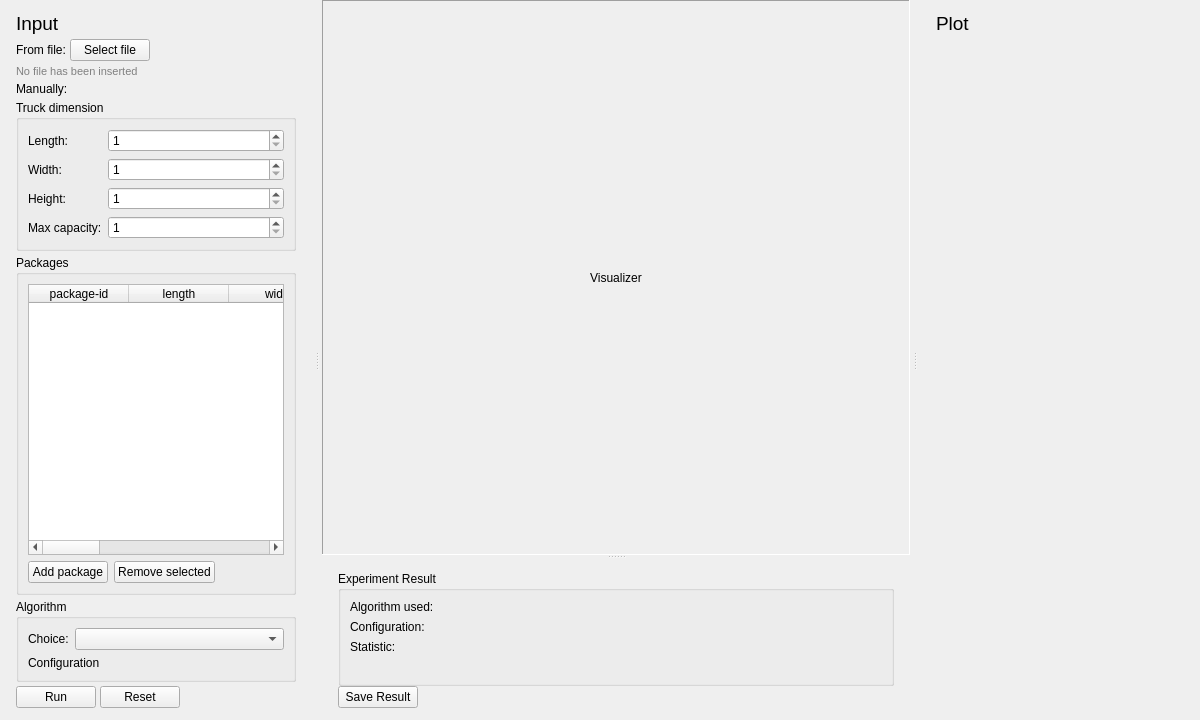
<?xml version="1.0" encoding="UTF-8"?>
<ui version="4.0">
 <class>MainWindow</class>
 <widget class="QMainWindow" name="MainWindow">
  <property name="geometry">
   <rect>
    <x>0</x>
    <y>0</y>
    <width>1200</width>
    <height>720</height>
   </rect>
  </property>
  <property name="windowTitle">
   <string>Truck Packing</string>
  </property>
  <widget class="QWidget" name="centralWidget">
   <layout class="QHBoxLayout" name="centralLayout">
    <property name="leftMargin">
     <number>0</number>
    </property>
    <property name="topMargin">
     <number>0</number>
    </property>
    <property name="rightMargin">
     <number>0</number>
    </property>
    <property name="bottomMargin">
     <number>0</number>
    </property>
    <item>
     <widget class="QSplitter" name="mainSplitter">
      <property name="sizePolicy">
       <sizepolicy hsizetype="Preferred" vsizetype="Preferred">
        <horstretch>0</horstretch>
        <verstretch>0</verstretch>
       </sizepolicy>
      </property>
      <property name="frameShape">
       <enum>QFrame::NoFrame</enum>
      </property>
      <property name="frameShadow">
       <enum>QFrame::Raised</enum>
      </property>
      <property name="orientation">
       <enum>Qt::Horizontal</enum>
      </property>
      <property name="handleWidth">
       <number>10</number>
      </property>
      <property name="childrenCollapsible">
       <bool>false</bool>
      </property>
      <widget class="QWidget" name="inputPanel">
       <property name="sizePolicy">
        <sizepolicy hsizetype="Preferred" vsizetype="Preferred">
         <horstretch>0</horstretch>
         <verstretch>0</verstretch>
        </sizepolicy>
       </property>
       <property name="minimumSize">
        <size>
         <width>280</width>
         <height>0</height>
        </size>
       </property>
       <layout class="QVBoxLayout" name="inputLayout">
        <property name="spacing">
         <number>4</number>
        </property>
        <property name="leftMargin">
         <number>16</number>
        </property>
        <property name="topMargin">
         <number>12</number>
        </property>
        <property name="rightMargin">
         <number>16</number>
        </property>
        <property name="bottomMargin">
         <number>12</number>
        </property>
        <item>
         <widget class="QLabel" name="lblInput">
          <property name="font">
           <font>
            <pointsize>14</pointsize>
           </font>
          </property>
          <property name="text">
           <string>Input</string>
          </property>
          <property name="textFormat">
           <enum>Qt::AutoText</enum>
          </property>
          <property name="alignment">
           <set>Qt::AlignLeading|Qt::AlignLeft|Qt::AlignTop</set>
          </property>
         </widget>
        </item>
        <item>
         <layout class="QHBoxLayout" name="fileLayout">
          <item>
           <widget class="QLabel" name="lblFromFile">
            <property name="text">
             <string>From file:</string>
            </property>
           </widget>
          </item>
          <item>
           <widget class="QPushButton" name="btnSelectFile">
            <property name="text">
             <string>Select file</string>
            </property>
           </widget>
          </item>
          <item>
           <spacer name="fileSpacer">
            <property name="orientation">
             <enum>Qt::Horizontal</enum>
            </property>
            <property name="sizeHint" stdset="0">
             <size>
              <width>40</width>
              <height>20</height>
             </size>
            </property>
           </spacer>
          </item>
         </layout>
        </item>
        <item>
         <widget class="QLabel" name="lblFileInserted">
          <property name="styleSheet">
           <string notr="true">color: gray; font-size: 8pt;</string>
          </property>
          <property name="text">
           <string>No file has been inserted</string>
          </property>
         </widget>
        </item>
        <item>
         <widget class="QLabel" name="lblManually">
          <property name="text">
           <string>Manually:</string>
          </property>
         </widget>
        </item>
        <item>
         <widget class="QGroupBox" name="groupTruck">
          <property name="title">
           <string>Truck dimension</string>
          </property>
          <layout class="QFormLayout" name="truckLayout">
           <item row="0" column="0">
            <widget class="QLabel" name="lblLength">
             <property name="text">
              <string>Length:</string>
             </property>
            </widget>
           </item>
           <item row="0" column="1">
            <widget class="QSpinBox" name="editTruckLength">
             <property name="minimum">
              <number>1</number>
             </property>
             <property name="maximum">
              <number>100000</number>
             </property>
            </widget>
           </item>
           <item row="1" column="0">
            <widget class="QLabel" name="lblWidth">
             <property name="text">
              <string>Width:</string>
             </property>
            </widget>
           </item>
           <item row="1" column="1">
            <widget class="QSpinBox" name="editTruckWidth">
             <property name="minimum">
              <number>1</number>
             </property>
             <property name="maximum">
              <number>100000</number>
             </property>
            </widget>
           </item>
           <item row="2" column="0">
            <widget class="QLabel" name="lblHeight">
             <property name="text">
              <string>Height:</string>
             </property>
            </widget>
           </item>
           <item row="2" column="1">
            <widget class="QSpinBox" name="editTruckHeight">
             <property name="minimum">
              <number>1</number>
             </property>
             <property name="maximum">
              <number>100000</number>
             </property>
            </widget>
           </item>
           <item row="3" column="0">
            <widget class="QLabel" name="lblMaxCapacity">
             <property name="text">
              <string>Max capacity:</string>
             </property>
            </widget>
           </item>
           <item row="3" column="1">
            <widget class="QSpinBox" name="editTruckMaxCapacity">
             <property name="minimum">
              <number>1</number>
             </property>
             <property name="maximum">
              <number>10000000</number>
             </property>
            </widget>
           </item>
          </layout>
         </widget>
        </item>
        <item>
         <widget class="QGroupBox" name="groupPackages">
          <property name="title">
           <string>Packages</string>
          </property>
          <layout class="QVBoxLayout" name="packagesLayout">
           <item>
            <widget class="QTableWidget" name="tablePackages">
             <property name="sizePolicy">
              <sizepolicy hsizetype="Expanding" vsizetype="Expanding">
               <horstretch>0</horstretch>
               <verstretch>1</verstretch>
              </sizepolicy>
             </property>
             <property name="minimumSize">
              <size>
               <width>0</width>
               <height>120</height>
              </size>
             </property>
             <property name="selectionBehavior">
              <enum>QAbstractItemView::SelectRows</enum>
             </property>
             <attribute name="horizontalHeaderStretchLastSection">
              <bool>true</bool>
             </attribute>
             <column>
              <property name="text">
               <string>package-id</string>
              </property>
             </column>
             <column>
              <property name="text">
               <string>length</string>
              </property>
             </column>
             <column>
              <property name="text">
               <string>width</string>
              </property>
             </column>
             <column>
              <property name="text">
               <string>height</string>
              </property>
             </column>
             <column>
              <property name="text">
               <string>weight</string>
              </property>
             </column>
             <column>
              <property name="text">
               <string>value</string>
              </property>
             </column>
             <column>
              <property name="text">
               <string>fragile</string>
              </property>
             </column>
             <column>
              <property name="text">
               <string>ETA</string>
              </property>
             </column>
            </widget>
           </item>
           <item>
            <layout class="QHBoxLayout" name="packageButtonsLayout">
             <item>
              <widget class="QPushButton" name="btnAddPackage">
               <property name="text">
                <string>Add package</string>
               </property>
              </widget>
             </item>
             <item>
              <widget class="QPushButton" name="btnRemoveSelected">
               <property name="text">
                <string>Remove selected</string>
               </property>
              </widget>
             </item>
             <item>
              <spacer name="horizontalSpacer_3">
               <property name="orientation">
                <enum>Qt::Horizontal</enum>
               </property>
               <property name="sizeHint" stdset="0">
                <size>
                 <width>40</width>
                 <height>20</height>
                </size>
               </property>
              </spacer>
             </item>
            </layout>
           </item>
          </layout>
         </widget>
        </item>
        <item>
         <widget class="QGroupBox" name="groupAlgorithm">
          <property name="title">
           <string>Algorithm</string>
          </property>
          <layout class="QFormLayout" name="algorithmLayout">
           <item row="0" column="0">
            <widget class="QLabel" name="lblChoice">
             <property name="text">
              <string>Choice:</string>
             </property>
            </widget>
           </item>
           <item row="0" column="1">
            <widget class="QComboBox" name="comboAlgorithm"/>
           </item>
           <item row="1" column="0" colspan="2">
            <widget class="QLabel" name="lblConfiguration">
             <property name="text">
              <string>Configuration</string>
             </property>
            </widget>
           </item>
          </layout>
         </widget>
        </item>
        <item>
         <layout class="QHBoxLayout" name="runLayout">
          <item>
           <widget class="QPushButton" name="btnRun">
            <property name="text">
             <string>Run</string>
            </property>
           </widget>
          </item>
          <item>
           <widget class="QPushButton" name="btnReset">
            <property name="text">
             <string>Reset</string>
            </property>
           </widget>
          </item>
          <item>
           <spacer name="horizontalSpacer_2">
            <property name="orientation">
             <enum>Qt::Horizontal</enum>
            </property>
            <property name="sizeHint" stdset="0">
             <size>
              <width>40</width>
              <height>20</height>
             </size>
            </property>
           </spacer>
          </item>
         </layout>
        </item>
       </layout>
      </widget>
      <widget class="QSplitter" name="middleSplitter">
       <property name="sizePolicy">
        <sizepolicy hsizetype="Expanding" vsizetype="Expanding">
         <horstretch>1</horstretch>
         <verstretch>0</verstretch>
        </sizepolicy>
       </property>
       <property name="frameShape">
        <enum>QFrame::NoFrame</enum>
       </property>
       <property name="frameShadow">
        <enum>QFrame::Raised</enum>
       </property>
       <property name="orientation">
        <enum>Qt::Vertical</enum>
       </property>
       <property name="childrenCollapsible">
        <bool>false</bool>
       </property>
       <widget class="QFrame" name="visualizer">
        <property name="sizePolicy">
         <sizepolicy hsizetype="Expanding" vsizetype="Expanding">
          <horstretch>0</horstretch>
          <verstretch>1</verstretch>
         </sizepolicy>
        </property>
        <property name="minimumSize">
         <size>
          <width>200</width>
          <height>150</height>
         </size>
        </property>
        <property name="frameShape">
         <enum>QFrame::Panel</enum>
        </property>
        <property name="frameShadow">
         <enum>QFrame::Sunken</enum>
        </property>
        <layout class="QVBoxLayout" name="visualizerLayout">
         <item>
          <widget class="QLabel" name="lblVisualizer">
           <property name="text">
            <string>Visualizer</string>
           </property>
           <property name="alignment">
            <set>Qt::AlignCenter</set>
           </property>
          </widget>
         </item>
        </layout>
       </widget>
       <widget class="QWidget" name="outputPanel">
        <property name="sizePolicy">
         <sizepolicy hsizetype="Expanding" vsizetype="Preferred">
          <horstretch>0</horstretch>
          <verstretch>0</verstretch>
         </sizepolicy>
        </property>
        <property name="minimumSize">
         <size>
          <width>0</width>
          <height>0</height>
         </size>
        </property>
        <layout class="QVBoxLayout" name="outputLayout">
         <property name="spacing">
          <number>0</number>
         </property>
         <property name="leftMargin">
          <number>16</number>
         </property>
         <property name="topMargin">
          <number>12</number>
         </property>
         <property name="rightMargin">
          <number>16</number>
         </property>
         <property name="bottomMargin">
          <number>12</number>
         </property>
         <item>
          <widget class="QGroupBox" name="experimentResult">
           <property name="title">
            <string>Experiment Result</string>
           </property>
           <layout class="QFormLayout" name="outputFormLayout">
            <item row="0" column="0">
             <widget class="QLabel" name="lblAlgorithmUsed">
              <property name="text">
               <string>Algorithm used:</string>
              </property>
             </widget>
            </item>
            <item row="1" column="0">
             <widget class="QLabel" name="lblConfigurationUsed">
              <property name="text">
               <string>Configuration:</string>
              </property>
             </widget>
            </item>
            <item row="2" column="0">
             <widget class="QLabel" name="lblStatistic">
              <property name="text">
               <string>Statistic:</string>
              </property>
             </widget>
            </item>
            <item row="3" column="0">
             <widget class="QLabel" name="lblStatisticDetail">
              <property name="text">
               <string/>
              </property>
             </widget>
            </item>
           </layout>
          </widget>
         </item>
         <item>
          <layout class="QHBoxLayout" name="saveLayout">
           <item>
            <widget class="QPushButton" name="btnSave">
             <property name="text">
              <string>Save Result</string>
             </property>
            </widget>
           </item>
           <item>
            <spacer name="horizontalSpacer">
             <property name="orientation">
              <enum>Qt::Horizontal</enum>
             </property>
             <property name="sizeHint" stdset="0">
              <size>
               <width>40</width>
               <height>20</height>
              </size>
             </property>
            </spacer>
           </item>
          </layout>
         </item>
        </layout>
       </widget>
      </widget>
      <widget class="QWidget" name="plotPanel">
       <property name="sizePolicy">
        <sizepolicy hsizetype="Preferred" vsizetype="Preferred">
         <horstretch>0</horstretch>
         <verstretch>0</verstretch>
        </sizepolicy>
       </property>
       <property name="minimumSize">
        <size>
         <width>280</width>
         <height>0</height>
        </size>
       </property>
       <layout class="QVBoxLayout" name="plotLayout" stretch="0,1">
        <property name="spacing">
         <number>4</number>
        </property>
        <property name="sizeConstraint">
         <enum>QLayout::SetDefaultConstraint</enum>
        </property>
        <property name="leftMargin">
         <number>16</number>
        </property>
        <property name="topMargin">
         <number>12</number>
        </property>
        <property name="rightMargin">
         <number>16</number>
        </property>
        <property name="bottomMargin">
         <number>12</number>
        </property>
        <item>
         <widget class="QLabel" name="lblPlot">
          <property name="font">
           <font>
            <pointsize>14</pointsize>
           </font>
          </property>
          <property name="text">
           <string>Plot</string>
          </property>
          <property name="scaledContents">
           <bool>false</bool>
          </property>
          <property name="alignment">
           <set>Qt::AlignLeading|Qt::AlignLeft|Qt::AlignTop</set>
          </property>
         </widget>
        </item>
        <item>
         <widget class="QScrollArea" name="plotFrame">
          <property name="sizePolicy">
           <sizepolicy hsizetype="Expanding" vsizetype="Expanding">
            <horstretch>0</horstretch>
            <verstretch>0</verstretch>
           </sizepolicy>
          </property>
          <property name="frameShape">
           <enum>QFrame::NoFrame</enum>
          </property>
          <property name="frameShadow">
           <enum>QFrame::Plain</enum>
          </property>
          <property name="widgetResizable">
           <bool>true</bool>
          </property>
          <widget class="QWidget" name="plotContent">
           <property name="geometry">
            <rect>
             <x>0</x>
             <y>0</y>
             <width>248</width>
             <height>664</height>
            </rect>
           </property>
           <layout class="QVBoxLayout" name="plotContentLayout">
            <property name="leftMargin">
             <number>0</number>
            </property>
            <property name="topMargin">
             <number>0</number>
            </property>
            <property name="rightMargin">
             <number>0</number>
            </property>
            <property name="bottomMargin">
             <number>0</number>
            </property>
           </layout>
          </widget>
         </widget>
        </item>
       </layout>
      </widget>
     </widget>
    </item>
   </layout>
  </widget>
 </widget>
 <resources/>
 <connections/>
</ui>
